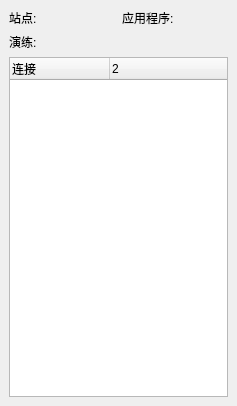
<?xml version="1.0" encoding="UTF-8"?>
<ui version="4.0">
 <class>NetworkBrowserDockWidget</class>
 <widget class="QDockWidget" name="NetworkBrowserDockWidget">
  <property name="geometry">
   <rect>
    <x>0</x>
    <y>0</y>
    <width>237</width>
    <height>406</height>
   </rect>
  </property>
  <property name="allowedAreas">
   <set>Qt::LeftDockWidgetArea|Qt::RightDockWidgetArea</set>
  </property>
  <property name="windowTitle">
   <string>网络浏览器</string>
  </property>
  <widget class="QWidget" name="dockWidgetContents">
   <layout class="QVBoxLayout" name="verticalLayout">
    <item>
     <layout class="QGridLayout" name="gridLayout">
      <item row="0" column="0">
       <widget class="QLabel" name="siteLabel">
        <property name="text">
         <string>站点: </string>
        </property>
       </widget>
      </item>
      <item row="0" column="1">
       <widget class="QLabel" name="appLabel">
        <property name="text">
         <string>应用程序:</string>
        </property>
       </widget>
      </item>
      <item row="1" column="0">
       <widget class="QLabel" name="exerciseLabel">
        <property name="text">
         <string>演练:</string>
        </property>
       </widget>
      </item>
     </layout>
    </item>
    <item>
     <widget class="QTreeWidget" name="treeWidget">
      <property name="columnCount">
       <number>2</number>
      </property>
      <column>
       <property name="text">
        <string>连接</string>
       </property>
      </column>
      <column>
       <property name="text">
        <string/>
       </property>
      </column>
     </widget>
    </item>
   </layout>
  </widget>
 </widget>
 <resources/>
 <connections/>
</ui>
